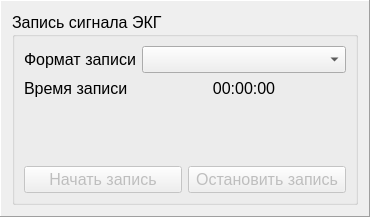
<?xml version="1.0" encoding="UTF-8"?>
<ui version="4.0">
 <class>FrmOnlineControlRecording</class>
 <widget class="QFrame" name="FrmOnlineControlRecording">
  <property name="geometry">
   <rect>
    <x>0</x>
    <y>0</y>
    <width>370</width>
    <height>217</height>
   </rect>
  </property>
  <property name="windowTitle">
   <string>Frame</string>
  </property>
  <property name="frameShape">
   <enum>QFrame::Shape::Panel</enum>
  </property>
  <property name="frameShadow">
   <enum>QFrame::Shadow::Raised</enum>
  </property>
  <layout class="QGridLayout" name="gridLayout_2">
   <item row="0" column="0">
    <widget class="QGroupBox" name="groupBox">
     <property name="sizePolicy">
      <sizepolicy hsizetype="Preferred" vsizetype="Preferred">
       <horstretch>0</horstretch>
       <verstretch>0</verstretch>
      </sizepolicy>
     </property>
     <property name="minimumSize">
      <size>
       <width>100</width>
       <height>40</height>
      </size>
     </property>
     <property name="font">
      <font>
       <pointsize>12</pointsize>
      </font>
     </property>
     <property name="title">
      <string>Запись сигнала ЭКГ</string>
     </property>
     <layout class="QGridLayout" name="gridLayout">
      <item row="0" column="0">
       <layout class="QVBoxLayout" name="verticalLayout">
        <item>
         <layout class="QFormLayout" name="formLayout">
          <item row="0" column="0">
           <widget class="QLabel" name="labelFormat">
            <property name="font">
             <font>
              <pointsize>12</pointsize>
             </font>
            </property>
            <property name="text">
             <string>Формат записи</string>
            </property>
           </widget>
          </item>
          <item row="0" column="1">
           <widget class="QComboBox" name="comboBoxFormat">
            <property name="sizePolicy">
             <sizepolicy hsizetype="Preferred" vsizetype="Minimum">
              <horstretch>0</horstretch>
              <verstretch>0</verstretch>
             </sizepolicy>
            </property>
            <property name="font">
             <font>
              <pointsize>12</pointsize>
             </font>
            </property>
           </widget>
          </item>
          <item row="1" column="0">
           <widget class="QLabel" name="labelTime">
            <property name="font">
             <font>
              <pointsize>12</pointsize>
             </font>
            </property>
            <property name="text">
             <string>Время записи</string>
            </property>
           </widget>
          </item>
          <item row="1" column="1">
           <widget class="QLabel" name="labelRTValue">
            <property name="font">
             <font>
              <pointsize>12</pointsize>
             </font>
            </property>
            <property name="text">
             <string>00:00:00</string>
            </property>
            <property name="alignment">
             <set>Qt::AlignmentFlag::AlignCenter</set>
            </property>
           </widget>
          </item>
         </layout>
        </item>
        <item>
         <layout class="QHBoxLayout" name="horizontalLayout">
          <item>
           <widget class="QPushButton" name="pushButtonStartRecording">
            <property name="enabled">
             <bool>false</bool>
            </property>
            <property name="font">
             <font>
              <pointsize>12</pointsize>
             </font>
            </property>
            <property name="text">
             <string>Начать запись</string>
            </property>
           </widget>
          </item>
          <item>
           <widget class="QPushButton" name="pushButtonStopRecording">
            <property name="enabled">
             <bool>false</bool>
            </property>
            <property name="font">
             <font>
              <pointsize>12</pointsize>
             </font>
            </property>
            <property name="text">
             <string>Остановить запись</string>
            </property>
           </widget>
          </item>
         </layout>
        </item>
       </layout>
      </item>
     </layout>
    </widget>
   </item>
  </layout>
 </widget>
 <resources/>
 <connections/>
</ui>
